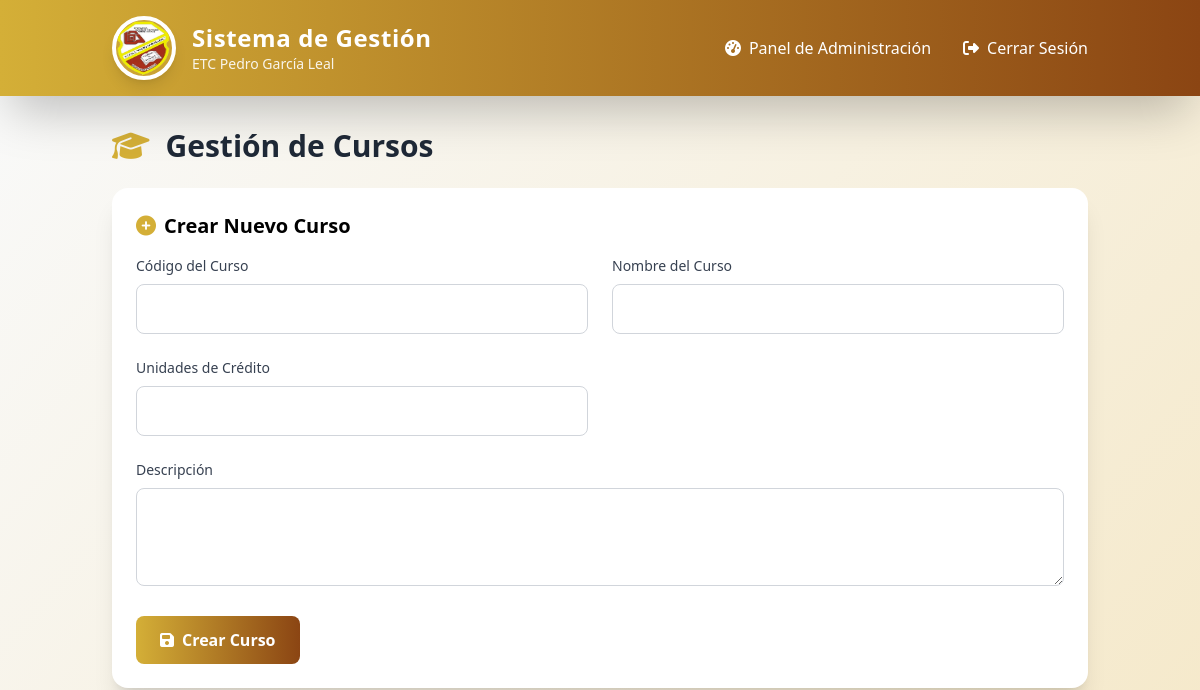
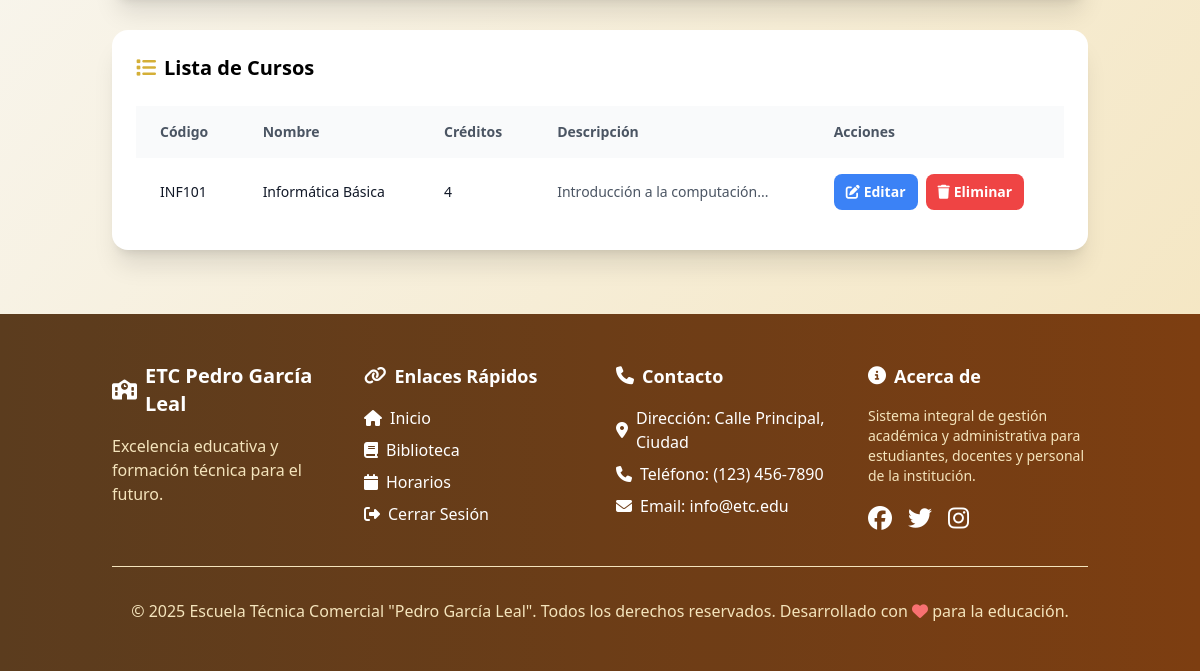
/modules/admin/courses.php (signed in), run on an earlier commit of the app's database (2 pictures, top to bottom).
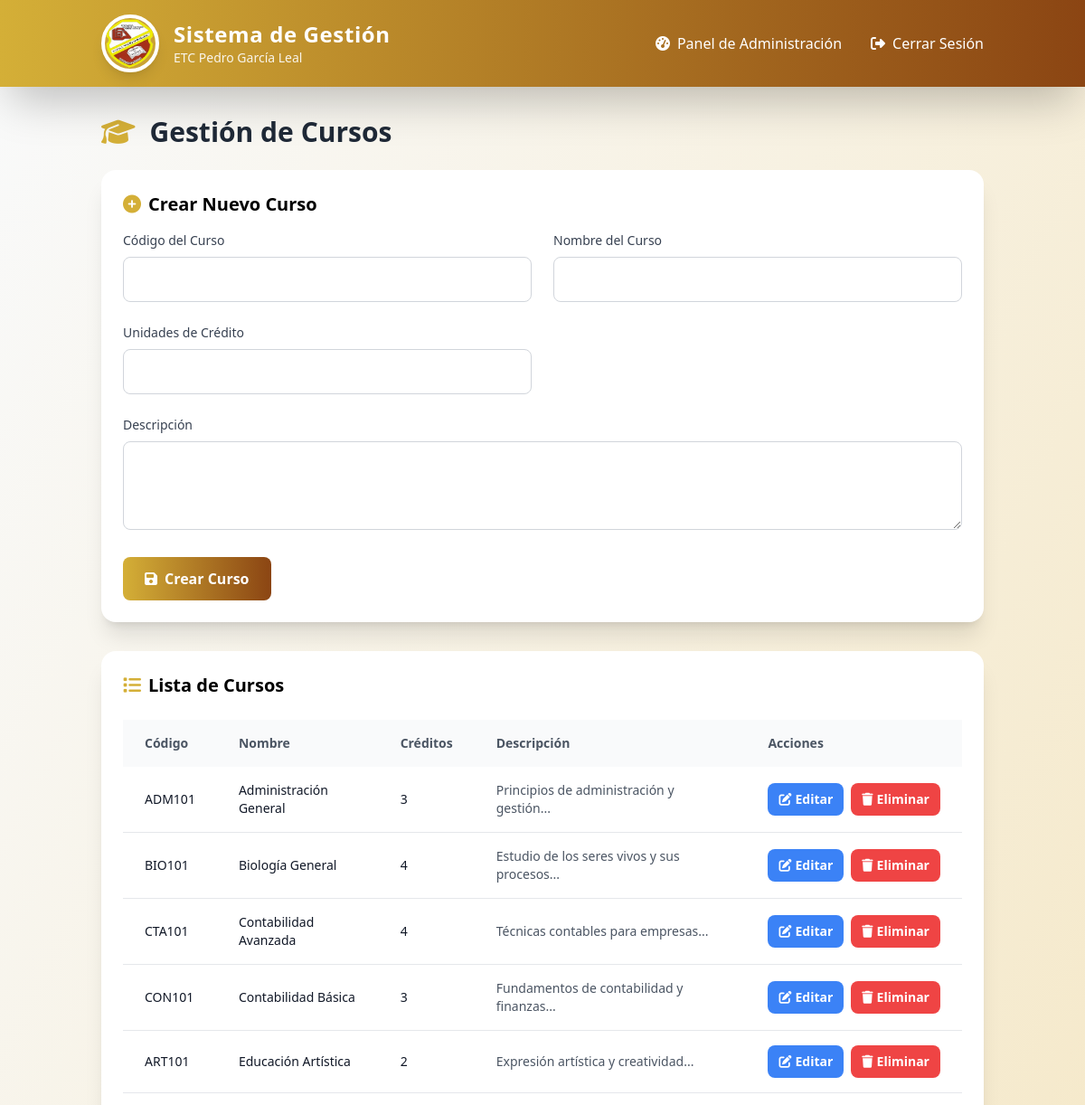
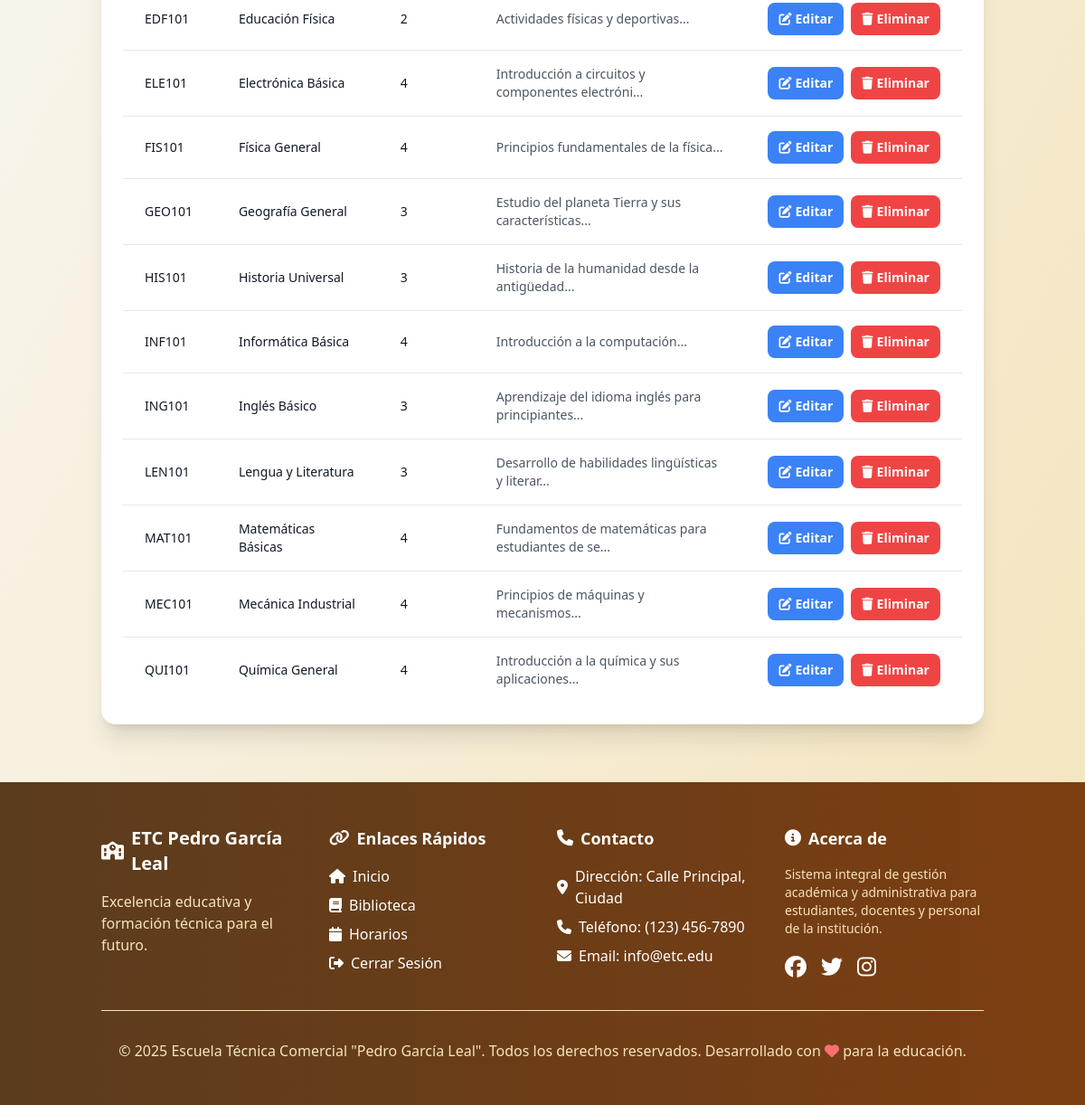
And on a later commit of the database (2 pictures, top to bottom).
### tables this page shows
CREATE TABLE `courses` (
  `id` int(11) NOT NULL,
  `code` varchar(20) NOT NULL,
  `name` varchar(100) NOT NULL,
  `credits` int(11) NOT NULL,
  `description` text DEFAULT NULL
);

### includes/functions.php (called while the page is built, shortened)
<?php
function isLoggedIn() {
    return isset($_SESSION['user_id']);
}
?>

### modules/admin/courses.php (the view, shortened to what this page needs)
<?php require_once '../../includes/config.php'; ?>
<?php include '../../templates/header.php'; ?>
<?php
$stmt = $pdo->query("SELECT * FROM courses ORDER BY name");
$courses = $stmt->fetchAll(PDO::FETCH_ASSOC);
?>
<main class="container mx-auto px-6 py-8">
    <h2 class="text-3xl font-bold text-gray-800 mb-6 animate-slide-in-left flex items-center">
        <i class="fas fa-graduation-cap mr-4 text-primary"></i>
        Gestión de Cursos
    </h2>
    <div class="bg-white p-6 rounded-2xl shadow-xl mb-8 animate-fade-in-up">
        <h3 class="text-xl font-semibold mb-4 flex items-center">
            <i class="fas fa-plus-circle mr-2 text-primary"></i>
            Crear Nuevo Curso
        </h3>
        <form method="POST" class="grid md:grid-cols-2 gap-6">
            <div>
                <label for="code" class="block text-sm font-medium text-gray-700 mb-2">Código del Curso</label>
                <input type="text" id="code" name="code" required class="w-full px-4 py-3 border border-gray-300 rounded-lg focus:outline-none focus:ring-2 focus:ring-primary focus:border-transparent transition duration-200">
            </div>
            <div>
                <label for="name" class="block text-sm font-medium text-gray-700 mb-2">Nombre del Curso</label>
                <input type="text" id="name" name="name" required class="w-full px-4 py-3 border border-gray-300 rounded-lg focus:outline-none focus:ring-2 focus:ring-primary focus:border-transparent transition duration-200">
            </div>
            <div>
                <label for="credits" class="block text-sm font-medium text-gray-700 mb-2">Unidades de Crédito</label>
                <input type="number" id="credits" name="credits" min="1" max="12" required class="w-full px-4 py-3 border border-gray-300 rounded-lg focus:outline-none focus:ring-2 focus:ring-primary focus:border-transparent transition duration-200">
            </div>
            <div class="md:col-span-2">
                <label for="description" class="block text-sm font-medium text-gray-700 mb-2">Descripción</label>
                <textarea id="description" name="description" rows="3" class="w-full px-4 py-3 border border-gray-300 rounded-lg focus:outline-none focus:ring-2 focus:ring-primary focus:border-transparent transition duration-200"></textarea>
            </div>
            <div class="md:col-span-2">
                <button type="submit" name="create_course" class="bg-gradient-to-r from-primary to-secondary text-white font-bold py-3 px-6 rounded-lg hover:shadow-lg transition duration-300 transform hover:scale-105 flex items-center">
                    <i class="fas fa-save mr-2"></i>
                    Crear Curso
                </button>
            </div>
        </form>
    </div>
    <div class="bg-white p-6 rounded-2xl shadow-xl animate-fade-in-up">
        <h3 class="text-xl font-semibold mb-6 flex items-center">
            <i class="fas fa-list mr-2 text-primary"></i>
            Lista de Cursos
        </h3>
        <div class="overflow-x-auto">
            <table class="min-w-full table-auto">
                <thead>
                    <tr class="bg-gray-50">
                        <th class="px-6 py-4 text-left text-sm font-semibold text-gray-600">Código</th>
                        <th class="px-6 py-4 text-left text-sm font-semibold text-gray-600">Nombre</th>
                        <th class="px-6 py-4 text-left text-sm font-semibold text-gray-600">Créditos</th>
                        <th class="px-6 py-4 text-left text-sm font-semibold text-gray-600">Descripción</th>
                        <th class="px-6 py-4 text-left text-sm font-semibold text-gray-600">Acciones</th>
                    </tr>
                </thead>
                <tbody class="divide-y divide-gray-200">
                    <?php foreach ($courses as $course): ?>
                        <tr class="hover:bg-gray-50 transition duration-200">
                            <td class="px-6 py-4 text-sm font-medium text-gray-900"><?php echo htmlspecialchars($course['code']); ?></td>
                            <td class="px-6 py-4 text-sm text-gray-900"><?php echo htmlspecialchars($course['name']); ?></td>
                            <td class="px-6 py-4 text-sm text-gray-900"><?php echo $course['credits']; ?></td>
                            <td class="px-6 py-4 text-sm text-gray-600"><?php echo htmlspecialchars(substr($course['description'] ?? '', 0, 50)); ?>...</td>
                            <td class="px-6 py-4 text-sm">
                                <div class="flex space-x-2">
                                    <button onclick="editCourse(<?php echo $course['id']; ?>, '<?php echo htmlspecialchars($course['code']); ?>', '<?php echo htmlspecialchars($course['name']); ?>', <?php echo $course['credits']; ?>, '<?php echo htmlspecialchars($course['description'] ?? ''); ?>')" class="bg-blue-500 hover:bg-blue-700 text-white font-bold py-2 px-3 rounded-lg transition duration-200 flex items-center" title="Editar curso">
                                        <i class="fas fa-edit mr-1"></i>
                                        <span class="hidden sm:inline">Editar</span>
                                    </button>
                                    <form method="POST" class="inline" onsubmit="return confirm('¿Está seguro de eliminar este curso?')">
                                        <button type="submit" name="delete_course" class="bg-red-500 hover:bg-red-700 text-white font-bold py-2 px-3 rounded-lg transition duration-200 flex items-center" title="Eliminar curso">
                                            <i class="fas fa-trash mr-1"></i>
                                            <span class="hidden sm:inline">Eliminar</span>
                                        </button>
                                    </form>
                                </div>
                            </td>
                        </tr>
                    <?php endforeach; ?>
                </tbody>
            </table>
        </div>
    </div>
</main>
<?php include '../../templates/footer.php'; ?>

### templates/header.php (shortened to what this page needs)
<!DOCTYPE html>
<html lang="es">
<head>
    <script src="https://cdn.tailwindcss.com"></script>
    <link rel="stylesheet" href="assets/css/style.css">
</head>
<body class="bg-gradient-to-br from-gray-50 to-accent min-h-screen flex flex-col">
    <header class="bg-gradient-to-r from-primary to-secondary text-white shadow-2xl sticky top-0 z-50">
        <div class="container mx-auto px-6 py-4">
            <div class="flex justify-between items-center">
                <div class="flex items-center space-x-4 animate-slide-in-left">
                    <img src="/biblioteca/logo.png" alt="Logo ETC" class="h-16 w-16 rounded-full border-4 border-white shadow-lg">
                    <div>
                        <h1 class="text-2xl font-bold tracking-wide">Sistema de Gestión</h1>
                        <p class="text-sm opacity-90">ETC Pedro García Leal</p>
                    </div>
                </div>
                <nav class="hidden md:block">
                    <ul class="flex space-x-8">
                        <?php if (isLoggedIn()): ?>
                            <li><a href="/biblioteca/dashboard.php" class="flex items-center space-x-2 hover:text-accent transition duration-300 transform hover:scale-105"><i class="fas fa-tachometer-alt"></i><span>Panel de Administración</span></a></li>
                            <li><a href="/biblioteca/logout.php" class="flex items-center space-x-2 hover:text-accent transition duration-300 transform hover:scale-105"><i class="fas fa-sign-out-alt"></i><span>Cerrar Sesión</span></a></li>
                        <?php else: ?>
                            <li><a href="/biblioteca/login.php" class="flex items-center space-x-2 bg-white text-primary px-4 py-2 rounded-full hover:bg-accent transition duration-300 transform hover:scale-105 shadow-lg"><i class="fas fa-sign-in-alt"></i><span>Iniciar Sesión</span></a></li>
                        <?php endif; ?>
                    </ul>
                </nav>
            </div>
        </div>
    </header>

### templates/footer.php (shortened to what this page needs)
    <footer class="bg-gradient-to-r from-dark to-secondary text-white py-12 mt-8 relative overflow-hidden">
        <div class="absolute inset-0 bg-black opacity-10"></div>
        <div class="container mx-auto px-6 relative z-10">
            <div class="grid md:grid-cols-4 gap-8">
                <div class="animate-fade-in-up">
                    <h3 class="text-xl font-bold mb-4 flex items-center"><i class="fas fa-school mr-2"></i>ETC Pedro García Leal</h3>
                    <p class="text-accent">Excelencia educativa y formación técnica para el futuro.</p>
                </div>
                <div class="animate-fade-in-up" style="animation-delay: 0.2s">
                    <h4 class="text-lg font-semibold mb-4 flex items-center"><i class="fas fa-link mr-2"></i>Enlaces Rápidos</h4>
                    <ul class="space-y-2">
                        <li><a href="/biblioteca/index.php" class="hover:text-primary transition duration-300 flex items-center"><i class="fas fa-home mr-2"></i>Inicio</a></li>
                        <li><a href="/biblioteca/modules/library/index.php" class="hover:text-primary transition duration-300 flex items-center"><i class="fas fa-book mr-2"></i>Biblioteca</a></li>
                        <li><a href="/biblioteca/modules/schedules/view.php" class="hover:text-primary transition duration-300 flex items-center"><i class="fas fa-calendar mr-2"></i>Horarios</a></li>
                        <?php if (isLoggedIn()): ?>
                            <li><a href="/biblioteca/logout.php" class="hover:text-primary transition duration-300 flex items-center"><i class="fas fa-sign-out-alt mr-2"></i>Cerrar Sesión</a></li>
                        <?php else: ?>
                            <li><a href="/biblioteca/login.php" class="hover:text-primary transition duration-300 flex items-center"><i class="fas fa-sign-in-alt mr-2"></i>Iniciar Sesión</a></li>
                        <?php endif; ?>
                    </ul>
                </div>
                <div class="animate-fade-in-up" style="animation-delay: 0.4s">
                    <h4 class="text-lg font-semibold mb-4 flex items-center"><i class="fas fa-phone mr-2"></i>Contacto</h4>
                    <ul class="space-y-2">
                        <li class="flex items-center"><i class="fas fa-map-marker-alt mr-2"></i>Dirección: Calle Principal, Ciudad</li>
                        <li class="flex items-center"><i class="fas fa-phone mr-2"></i>Teléfono: (123) 456-7890</li>
                        <li class="flex items-center"><i class="fas fa-envelope mr-2"></i>Email: info@etc.edu</li>
                    </ul>
                </div>
                <div class="animate-fade-in-up" style="animation-delay: 0.6s">
                    <h4 class="text-lg font-semibold mb-4 flex items-center"><i class="fas fa-info-circle mr-2"></i>Acerca de</h4>
                    <p class="text-accent text-sm">Sistema integral de gestión académica y administrativa para estudiantes, docentes y personal de la institución.</p>
                    <div class="flex space-x-4 mt-4">
                        <a href="#" class="text-2xl hover:text-primary transition duration-300"><i class="fab fa-facebook"></i></a>
                        <a href="#" class="text-2xl hover:text-primary transition duration-300"><i class="fab fa-twitter"></i></a>
                        <a href="#" class="text-2xl hover:text-primary transition duration-300"><i class="fab fa-instagram"></i></a>
                    </div>
                </div>
            </div>
            <div class="border-t border-accent mt-8 pt-8 text-center">
                <p class="text-accent">&copy; 2025 Escuela Técnica Comercial "Pedro García Leal". Todos los derechos reservados. Desarrollado con <i class="fas fa-heart text-red-400"></i> para la educación.</p>
            </div>
        </div>
    </footer>
</body>
</html>

### assets/css/style.css (style rules this page uses)
.flex { display: flex; }
.flex-col { flex-direction: column; }

What changed in the data, as far as the page shows it:
added courses: code "ADM101", name "Administración General", credits "3", description "Principios de administración y gestión"
added courses: code "BIO101", name "Biología General", credits "4", description "Estudio de los seres vivos y sus procesos"
added courses: code "CTA101", name "Contabilidad Avanzada", credits "4", description "Técnicas contables para empresas"
added courses: code "CON101", name "Contabilidad Básica", credits "3", description "Fundamentos de contabilidad y finanzas"
added courses: code "ART101", name "Educación Artística", credits "2", description "Expresión artística y creatividad"
added courses: code "EDF101", name "Educación Física", credits "2", description "Actividades físicas y deportivas"
added courses: code "ELE101", name "Electrónica Básica", credits "4", description "Introducción a circuitos y componentes electróni"
added courses: code "FIS101", name "Física General", credits "4", description "Principios fundamentales de la física"
added courses: code "GEO101", name "Geografía General", credits "3", description "Estudio del planeta Tierra y sus características"
added courses: code "HIS101", name "Historia Universal", credits "3", description "Historia de la humanidad desde la antigüedad"
added courses: code "ING101", name "Inglés Básico", credits "3", description "Aprendizaje del idioma inglés para principiantes"
added courses: code "LEN101", name "Lengua y Literatura", credits "3", description "Desarrollo de habilidades lingüísticas y literar"
added courses: code "MAT101", name "Matemáticas Básicas", credits "4", description "Fundamentos de matemáticas para estudiantes de se"
added courses: code "MEC101", name "Mecánica Industrial", credits "4", description "Principios de máquinas y mecanismos"
added courses: code "QUI101", name "Química General", credits "4", description "Introducción a la química y sus aplicaciones"
